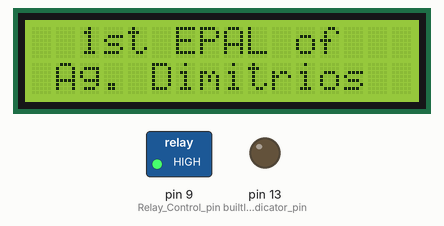
Recording of a sketch running on a simulated Arduino Uno, built with avr-gcc and run on an emulated ATmega328P. Parts: 16×2 character LCD, switched loads named in the sketch (green lamp = pin HIGH), output pins drawn as LEDs (lit = HIGH).

Above: at 0.1 s.
At 4.1 s:
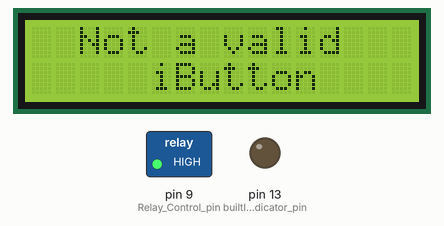

Measured:
- what the display in image 1 shows lasts 3.2 s, from 4.1 s to 7.3 s

The sketch:

AccessControl.ino
```cpp
/*  Access Control ver. 2
 *  Functions:
 *  1. Read iButton ID (40 bit)
 *  2. Check for CRC error and display message if CRC not valid
 *  3. Check family of iButton and display message if not DS1990 (ROM 64bit)
 *  4. Set LED and display message if access approved
 *  5. Don't set led and display message if access denied.
 *  6. Use string variable to hold valid ID (iButton that has access)
 *  7. Use Relay to open door
*/

#include <LiquidCrystal.h>
#include <OneWire.h>


OneWire  ds(12);
LiquidCrystal lcd(7,6,5,4,3,2);
byte addr[8];  // variable to hold the 64 bit Address of iButton
String customID = "";
String validID[2] = {"1b113bba" , "   BACAS JOHN"};
String name0=" Project Team:  ";
String name1="   Aggelos G    ";
String name2="   Giorgos K    ";
String name3="   Nikolas A    ";
String name4="   Bacas John   ";
unsigned long previousMillis = 0;

void setup() {
//  Serial.begin(9600);
  lcd.begin(16,2);
  pinMode(13, OUTPUT);   // builtIn LED indicator pin
  digitalWrite(13, LOW);
  pinMode(9, OUTPUT);    // Relay Control pin
  digitalWrite(9, HIGH);
  lcd.print("  1st EPAL of");
  lcd.setCursor(0,1);
  lcd.print(" Ag. Dimitrios");
  delay(4000);
}

void loop() {
   lcd.clear();
   delay(3);
   lcd.print(" Insert iButton");
   byte nameMes = 0;
   while (!ds.reset()){                // send pulse and wait for answer from iButton
      delay(500);
      unsigned long currentMillis = millis();
      if (currentMillis - previousMillis >= 3000){
        previousMillis = currentMillis;
        printName(nameMes);
        nameMes +=1;
        if (nameMes == 5) {nameMes = 0;}
      }
   }
   if (ds.search(addr)){   // iButton found, 64 bits (8 bytes) saved to <addr> array !!

      if ( OneWire::crc8( addr, 7) != addr[7]) {  // check CRC error
         lcd.clear();
         delay(3);
         lcd.print("Remove Key and");
         lcd.setCursor(3,1);
         lcd.print("try again");
      }
      else if ( addr[0] != 0x01) {   //check if family DS1990
         lcd.clear();
         delay(3);
         lcd.print("  Not a valid");
         lcd.setCursor(5,1);
         lcd.print("iButton");
      }
      else {  // if everything OK check if valid iButton
         customID = "";
         byte i;
         for( i = 5; i > 1; i--) {
            customID += String(addr[i-1], HEX);
         }
         checkID(customID);
      }
      delay(1200);   // wait for 1.2 sec and deactivate relay
   }
   digitalWrite(9, HIGH);     // Unset Relay, door cannot open
   delay(2000);
   digitalWrite(13, LOW);     //Turn off LED
   ds.reset_search(); // clear <addr> array
}

void checkID(String s){
   lcd.clear();
   delay(3);
//   Serial.println(s);
//   Serial.println(validID[0]);
   if (s.equals(validID[0])){    // if iButton is valid
      digitalWrite(13, HIGH);    // Turn LED On
      digitalWrite(9, LOW);      // Set Relay, door can open
      lcd.print(validID[1]);
      lcd.setCursor(1,1);
      lcd.print("Access Granted");
   }
   else{                         // if iButton is not valid
      lcd.print(" Access Denied");
   }
   return;
}

void printName(byte num){
   lcd.setCursor(0,1);
   if (num ==0) { lcd.print(name0);}
   if (num ==1) { lcd.print(name1);}
   if (num ==2) { lcd.print(name2);}
   if (num ==3) { lcd.print(name3);}
   if (num ==4) { lcd.print(name4);}
   return;
}
```
